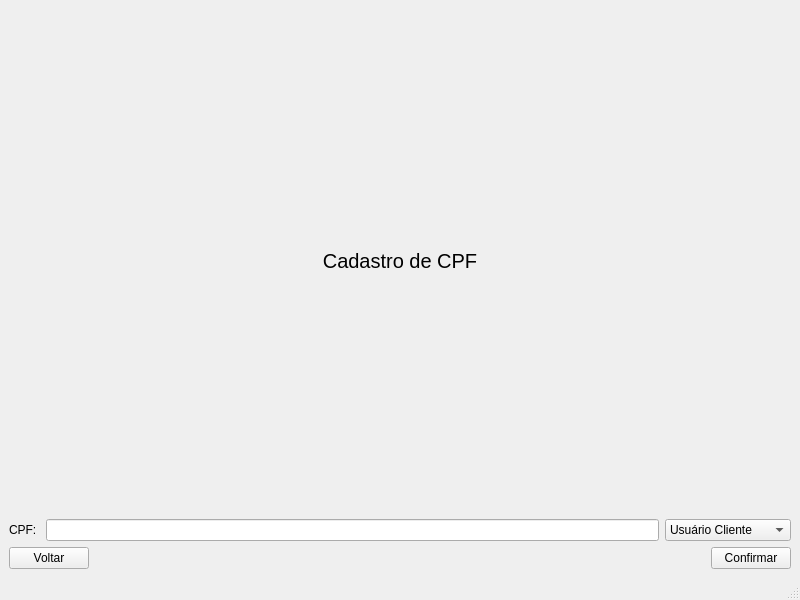
<?xml version="1.0" encoding="UTF-8"?>
<ui version="4.0">
 <class>MainWindow</class>
 <widget class="QMainWindow" name="MainWindow">
  <property name="geometry">
   <rect>
    <x>0</x>
    <y>0</y>
    <width>800</width>
    <height>600</height>
   </rect>
  </property>
  <property name="windowTitle">
   <string>MainWindow</string>
  </property>
  <widget class="QWidget" name="centralwidget">
   <layout class="QVBoxLayout" name="verticalLayout">
    <item>
     <widget class="QLabel" name="label_2">
      <property name="font">
       <font>
        <pointsize>15</pointsize>
       </font>
      </property>
      <property name="text">
       <string>Cadastro de CPF</string>
      </property>
      <property name="alignment">
       <set>Qt::AlignCenter</set>
      </property>
     </widget>
    </item>
    <item>
     <layout class="QHBoxLayout" name="horizontalLayout_2">
      <item>
       <layout class="QHBoxLayout" name="horizontalLayout">
        <item>
         <widget class="QLabel" name="label">
          <property name="text">
           <string>CPF: </string>
          </property>
         </widget>
        </item>
        <item>
         <widget class="QLineEdit" name="lineEdit_cpf"/>
        </item>
       </layout>
      </item>
      <item>
       <widget class="QComboBox" name="comboBoxUsuario">
        <item>
         <property name="text">
          <string>Usuário Cliente</string>
         </property>
        </item>
        <item>
         <property name="text">
          <string>Usuário Motorista</string>
         </property>
        </item>
       </widget>
      </item>
     </layout>
    </item>
    <item>
     <layout class="QHBoxLayout" name="horizontalLayout_3">
      <item>
       <widget class="QPushButton" name="btn_voltar">
        <property name="text">
         <string>Voltar</string>
        </property>
       </widget>
      </item>
      <item>
       <spacer name="horizontalSpacer">
        <property name="orientation">
         <enum>Qt::Horizontal</enum>
        </property>
        <property name="sizeHint" stdset="0">
         <size>
          <width>40</width>
          <height>20</height>
         </size>
        </property>
       </spacer>
      </item>
      <item>
       <widget class="QPushButton" name="btn_confirmar">
        <property name="text">
         <string>Confirmar</string>
        </property>
       </widget>
      </item>
     </layout>
    </item>
   </layout>
  </widget>
  <widget class="QMenuBar" name="menubar">
   <property name="geometry">
    <rect>
     <x>0</x>
     <y>0</y>
     <width>800</width>
     <height>26</height>
    </rect>
   </property>
  </widget>
  <widget class="QStatusBar" name="statusbar"/>
 </widget>
 <resources/>
 <connections/>
</ui>
